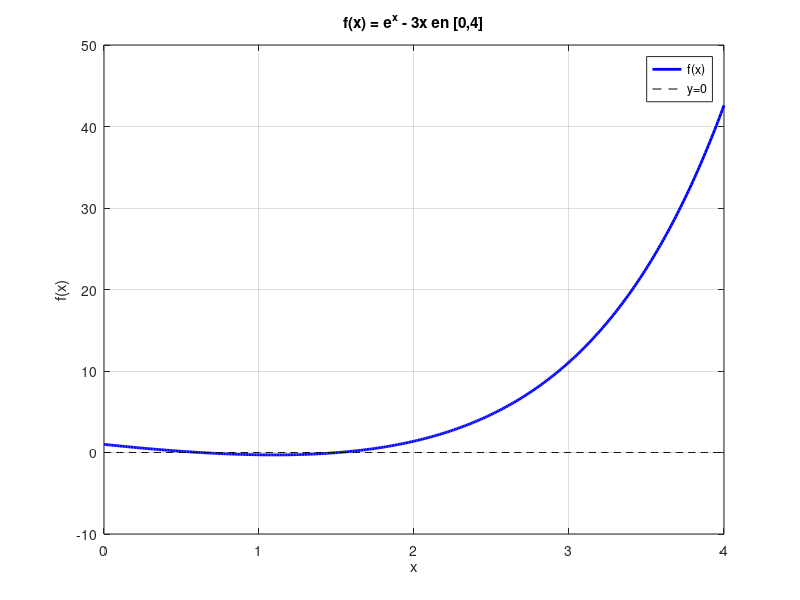

MATLAB code for this plot: (Note: this script raises an error after producing the figure.)
% Actividad 4 - Ejercicio 3a
% Estudio grafico de f(x) = e^x - 3x en [0,4]
% Alumno: Agustin Formenti

clear, clc

%% Defino la funcion
% La funcion es f(x) = e^x - 3x
f = @(x) exp(x) - 3*x;

%% Discretizo el intervalo [0,4]
% Creo 400 puntos uniformemente espaciados
x = linspace(0, 4, 400);

%% Grafico la funcion
% Ploteo f(x) en azul con grosor 2
figure(1)
plot(x, f(x), 'b', 'linewidth', 2)
grid on
hold on

% Agrego la linea y=0 para ver donde cruza (raices)
plot(x, 0*x, 'k--')

xlabel('x')
ylabel('f(x)')
title('f(x) = e^x - 3x en [0,4]')
legend('f(x)', 'y=0', 'Location', 'best')

disp(' ')
disp('Ejercicio 3a - Estudio grafico')
disp(' ')
disp('Observacion: El grafico muestra que f(x) = 0 tiene DOS raices en [0,4].')
disp('Una raiz esta cerca de x = 0.6 y otra cerca de x = 1.5')

disp(' ')
disp('========== FIN EJERCICIO 3a ==========')


% Actividad 4 - Ejercicio 3b
% Aproximar raices de f(x) = e^x - 3x con Newton-Raphson
% Alumno: Agustin Formenti

clear, clc

%% Defino la funcion y su derivada
% La funcion es f(x) = e^x - 3x
% Su derivada es f'(x) = e^x - 3
f  = @(x) exp(x) - 3*x;
fp = @(x) exp(x) - 3;

%% Parametros del metodo
tol = 1e-12;
itmax = 100;

%% Aproximo la primera raiz (cerca de x = 0.6)
disp('===== PRIMERA RAIZ (x0 = 1) =====')
x0_1 = 1;
r1 = NewtonRaphson(f, fp, x0_1, tol, itmax);

disp(' ')

%% Aproximo la segunda raiz (cerca de x = 1.5)
disp('===== SEGUNDA RAIZ (x0 = 2) =====')
x0_2 = 2;
r2 = NewtonRaphson(f, fp, x0_2, tol, itmax);

%% Resumen
disp(' ')
disp('===== RESUMEN =====')
fprintf('Primera raiz:  r1 = %.15f\n', r1)
fprintf('Segunda raiz:  r2 = %.15f\n', r2)
disp(' ')
fprintf('Verificacion f(r1) = %.15e\n', f(r1))
fprintf('Verificacion f(r2) = %.15e\n', f(r2))

disp(' ')
disp('========== FIN EJERCICIO 3b ==========')


% Actividad 4 - Ejercicio 3c
% Analisis de convergencia de Newton-Raphson para f(x) = e^x - 3x
% Alumno: Agustin Formenti

clear, clc

%% Defino la funcion y su derivada
f  = @(x) exp(x) - 3*x;
fp = @(x) exp(x) - 3;

%% Analisis de convergencia
disp('Ejercicio 3c - Analisis de convergencia de Newton-Raphson')
disp(' ')

disp('CONVERGENCIA LOCAL:')
disp('------------------')
disp('Newton-Raphson tiene convergencia LOCAL, no GLOBAL.')
disp(' ')
disp('Para que N-R converja a una raiz r, se deben cumplir:')
disp('  1. f(r) = 0  (r es raiz)')
disp('  2. f''(r) ≠ 0  (raiz simple)')
disp('  3. x0 debe estar "suficientemente cerca" de r')
disp(' ')

%% Verifico condiciones para las dos raices
% Las raices aproximadas son r1 ≈ 0.619 y r2 ≈ 1.512

r1 = 0.619061286736510;
r2 = 1.512134551657842;

fprintf('Para r1 ≈ %.6f:\n', r1)
fprintf('  f(r1) ≈ %.15e  (muy cercano a 0)\n', f(r1))
fprintf('  f''(r1) = %.6f  (distinto de 0)\n', fp(r1))
disp('  --> Condiciones cumplidas para convergencia local')
disp(' ')

fprintf('Para r2 ≈ %.6f:\n', r2)
fprintf('  f(r2) ≈ %.15e  (muy cercano a 0)\n', f(r2))
fprintf('  f''(r2) = %.6f  (distinto de 0)\n', fp(r2))
disp('  --> Condiciones cumplidas para convergencia local')
disp(' ')

%% Pruebo con diferentes x0 para ver dependencia
disp('DEPENDENCIA DE x0:')
disp('------------------')
disp('Si elijo x0 = 1,  converge a r1 ≈ 0.619')
disp('Si elijo x0 = 2,  converge a r2 ≈ 1.512')
disp('Si elijo x0 = -1, puede diverger o converger a raiz fuera de [0,4]')
disp(' ')

%% Conclusion
disp('CONCLUSION:')
disp('-----------')
disp('La convergencia es LOCAL, no GLOBAL.')
disp('Depende fuertemente de la eleccion de x0.')
disp('Con x0 bien elegido (cerca de la raiz), N-R converge rapidamente.')
disp('Con x0 mal elegido (lejos de la raiz), N-R puede diverger.')

disp(' ')
disp('========== FIN EJERCICIO 3c ==========')
